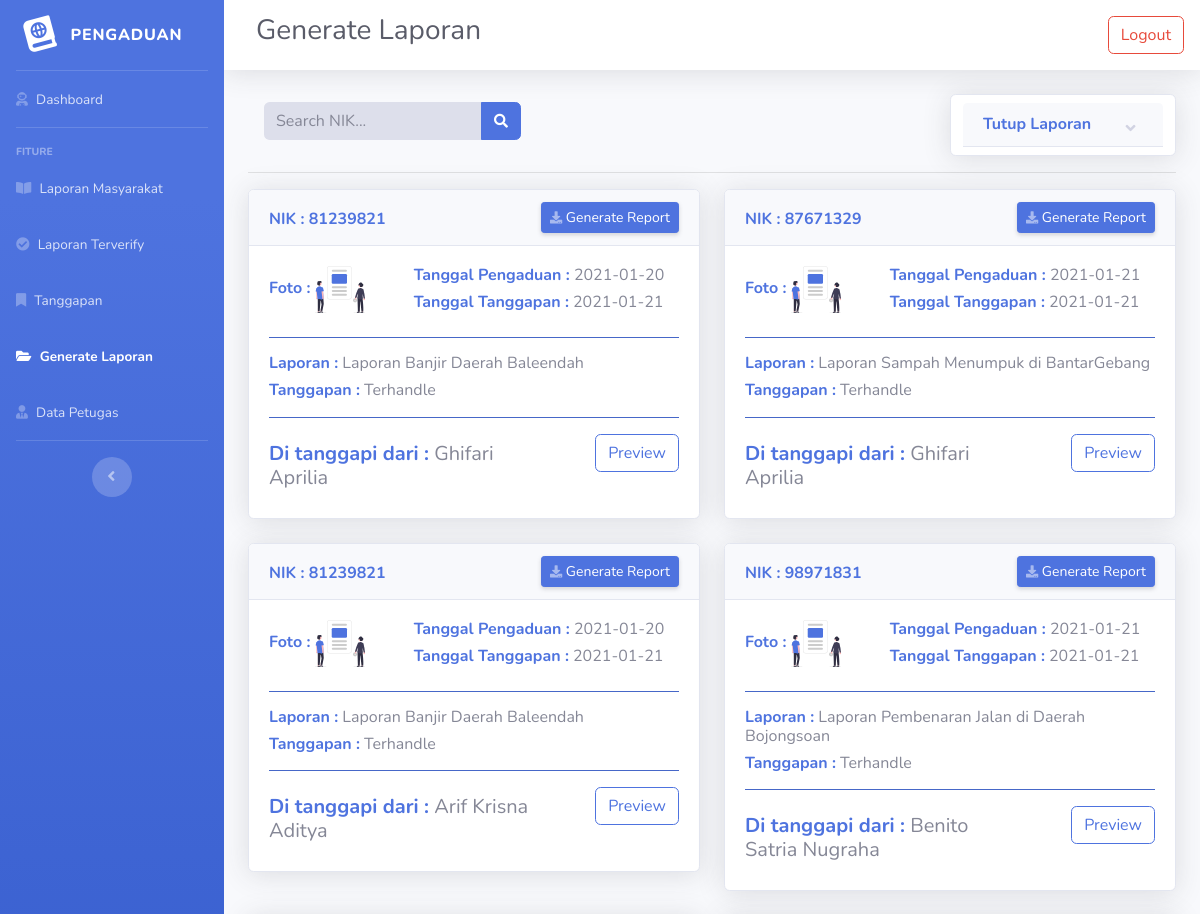
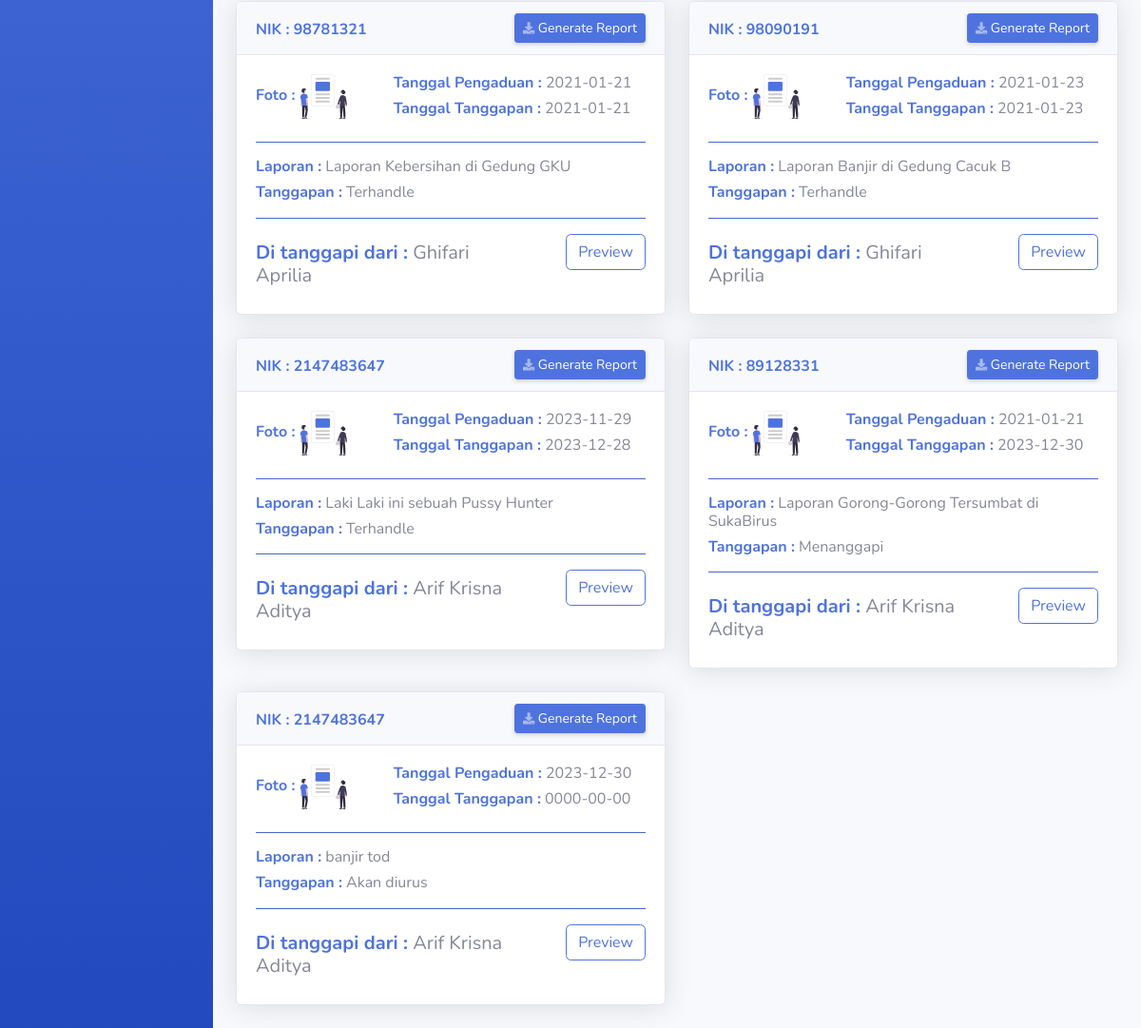
Page /src/admin/generate.php on the committed database (2 pictures, top to bottom).
### tables this page shows
CREATE TABLE `tanggapan` (
  `id_tanggapan` int(11) NOT NULL,
  `id_pengaduan` int(11) NOT NULL,
  `tgl_tanggapan` date NOT NULL,
  `tanggapan` text NOT NULL,
  `id_petugas` int(11) NOT NULL
);

CREATE TABLE `pengaduan` (
  `id_pengaduan` int(11) NOT NULL,
  `tgl_pengaduan` date NOT NULL,
  `nik` int(16) NOT NULL,
  `isi_laporan` text NOT NULL,
  `foto` varchar(255) NOT NULL,
  `status` enum('0','proses','selesai') NOT NULL
);

CREATE TABLE `petugas` (
  `id_petugas` int(11) NOT NULL,
  `nama_petugas` varchar(35) NOT NULL,
  `username` varchar(25) NOT NULL,
  `password` varchar(32) NOT NULL,
  `telp` varchar(13) NOT NULL,
  `level` enum('admin','petugas') NOT NULL
);

### src/admin/generate.php (the view, shortened to what this page needs)
<?php
require '../../public/app.php';
require '../layouts/header.php';
require '../layouts/navAdmin.php';
$query = "SELECT * FROM (( tanggapan INNER JOIN pengaduan ON tanggapan.id_pengaduan = pengaduan.id_pengaduan )
                          INNER JOIN petugas ON tanggapan.id_petugas = petugas.id_petugas )";
$result = mysqli_query($conn, $query);
?>
<div class="row">
  <div class="col-6">
    <form class="d-none d-sm-inline-block form-inline ml-auto ml-md-3 my-2 my-md-0 mw-100 navbar-search" data-aos="zoom-in">
      <div class="input-group mt-2">
        <input type="text" class="form-control bg-gray-300 border-0 small" placeholder="Search NIK..." aria-label="Search" aria-describedby="basic-addon2">
        <div class="input-group-append">
          <button class="btn btn-primary" type="button">
            <i class="fas fa-search fa-sm"></i>
          </button>
        </div>
      </div>
    </form>
  </div>
  <div class="col-6">
    <div class="d-flex justify-content-end">
      <div class="card shadow col-6 py-2" data-aos="zoom-in">
        <a href="#generate" class="d-block card-header " data-toggle="collapse" role="button" aria-expanded="true" aria-controls="generate">
          <h6 class="m-0 font-weight-bold text-primary">Tutup Laporan</h6>
        </a>
      </div>
    </div>
  </div>
</div>
<hr>
<div class="row">
  <?php while ($row = mysqli_fetch_assoc($result)) : ?>
    <div class="col-6">
      <div class="card shadow mb-4" data-aos="fade-up">
        <div class="card-header">
          <div class="row">
            <div class="col-6">
              <h6 class="m-0 font-weight-bold text-primary mt-2">NIK : <?= $row['nik']; ?></h6>
            </div>
            <div class="col-6">
              <div class="d-sm-flex align-items-center justify-content-end">
                <a href="#" class="d-none d-sm-inline-block btn btn-sm btn-primary shadow-sm"><i class="fas fa-download fa-sm text-white-50"></i> Generate Report</a>
              </div>
            </div>
          </div>
        </div>
        <div class="collapse show" id="generate">
          <div class="card-body">
            <div class="row">
              <div class="col-4">
                <h6 class="text-primary font-weight-bold">Foto : <img src="../../assets/img/img-buat-laporan.svg" width="50" alt=""></h6>
              </div>
              <div class="col-8">
                <h6> <span class="text-primary font-weight-bold">Tanggal Pengaduan :</span> <?= $row['tgl_pengaduan']; ?></h6>
                <h6> <span class="text-primary font-weight-bold">Tanggal Tanggapan :</span> <?= $row['tgl_tanggapan']; ?></h6>
              </div>
            </div>
            <hr class="bg-primary">
            <h6><span class="text-primary font-weight-bold">Laporan :</span> <?= $row['isi_laporan']; ?></h6>
            <h6><span class="text-primary font-weight-bold">Tanggapan :</span> <?= $row['tanggapan']; ?></h6>
            <hr class="bg-primary">
            <div class="row">
              <div class="col-8 mt-2">
                <h5> <span class="text-primary font-weight-bold">Di tanggapi dari :</span> <?= $row['nama_petugas']; ?></h5>
              </div>
              <div class="col-4">
                <div class="d-flex justify-content-end">
                  <a href="preview.php?id_tanggapan=<?= $row['id_tanggapan']; ?>" class="btn btn-outline-primary">Preview</a>
                </div>
              </div>
            </div>
          </div>
        </div>
      </div>
    </div>
  <?php endwhile; ?>
</div>
<?php require '../layouts/footer.php'; ?>

### rows in the picture
tanggapan: id_pengaduan.nik "81239821", id_pengaduan.tgl_pengaduan "2021-01-20", tgl_tanggapan "2021-01-21", id_pengaduan.isi_laporan "Laporan Banjir Daerah Baleendah", tanggapan "Terhandle", id_petugas.nama_petugas "Ghifari Aprilia"
tanggapan: id_pengaduan.nik "87671329", id_pengaduan.tgl_pengaduan "2021-01-21", tgl_tanggapan "2021-01-21", id_pengaduan.isi_laporan "Laporan Sampah Menumpuk di BantarGebang", tanggapan "Terhandle", id_petugas.nama_petugas "Ghifari Aprilia"
tanggapan: id_pengaduan.nik "81239821", id_pengaduan.tgl_pengaduan "2021-01-20", tgl_tanggapan "2021-01-21", id_pengaduan.isi_laporan "Laporan Banjir Daerah Baleendah", tanggapan "Terhandle", id_petugas.nama_petugas "Arif Krisna Aditya"
tanggapan: id_pengaduan.nik "98971831", id_pengaduan.tgl_pengaduan "2021-01-21", tgl_tanggapan "2021-01-21", id_pengaduan.isi_laporan "Laporan Pembenaran Jalan di Daerah Bojongsoan", tanggapan "Terhandle", id_petugas.nama_petugas "Benito Satria Nugraha"
tanggapan: id_pengaduan.nik "98781321", id_pengaduan.tgl_pengaduan "2021-01-21", tgl_tanggapan "2021-01-21", id_pengaduan.isi_laporan "Laporan Kebersihan di Gedung GKU", tanggapan "Terhandle", id_petugas.nama_petugas "Ghifari Aprilia"
tanggapan: id_pengaduan.nik "98090191", id_pengaduan.tgl_pengaduan "2021-01-23", tgl_tanggapan "2021-01-23", id_pengaduan.isi_laporan "Laporan Banjir di Gedung Cacuk B", tanggapan "Terhandle", id_petugas.nama_petugas "Ghifari Aprilia"
tanggapan: id_pengaduan.nik "2147483647", id_pengaduan.tgl_pengaduan "2023-11-29", tgl_tanggapan "2023-12-28", id_pengaduan.isi_laporan "Laki Laki ini sebuah Pussy Hunter", tanggapan "Terhandle", id_petugas.nama_petugas "Arif Krisna Aditya"
tanggapan: id_pengaduan.nik "89128331", id_pengaduan.tgl_pengaduan "2021-01-21", tgl_tanggapan "2023-12-30", id_pengaduan.isi_laporan "Laporan Gorong-Gorong Tersumbat di SukaBirus", tanggapan "Menanggapi", id_petugas.nama_petugas "Arif Krisna Aditya"
tanggapan: id_pengaduan.nik "2147483647", id_pengaduan.tgl_pengaduan "2023-12-30", tgl_tanggapan "0000-00-00", id_pengaduan.isi_laporan "banjir tod", tanggapan "Akan diurus", id_petugas.nama_petugas "Arif Krisna Aditya"

### other values in the picture
$title "Generate Laporan"
